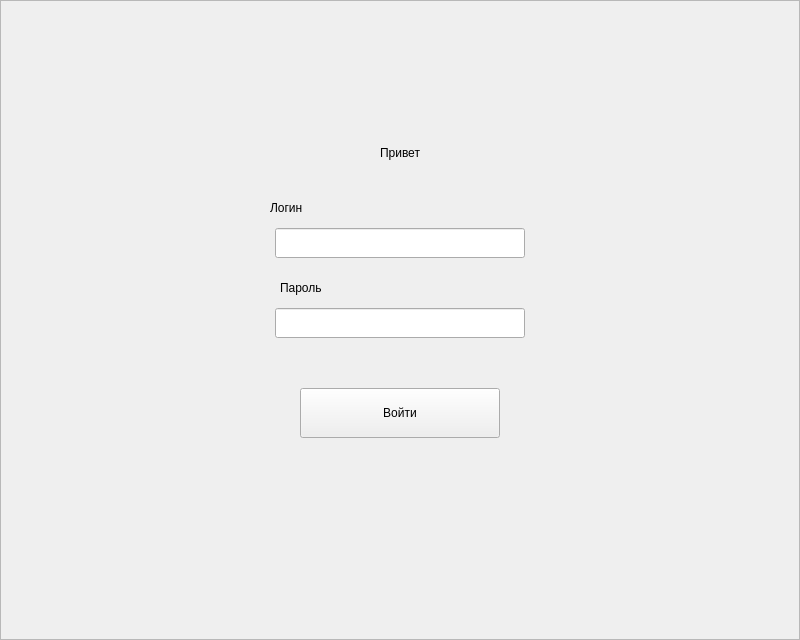
<?xml version="1.0" encoding="UTF-8"?>
<ui version="4.0">
 <class>Authorization</class>
 <widget class="QWidget" name="Authorization">
  <property name="geometry">
   <rect>
    <x>0</x>
    <y>0</y>
    <width>800</width>
    <height>640</height>
   </rect>
  </property>
  <property name="windowTitle">
   <string>Form</string>
  </property>
  <widget class="QFrame" name="main_frame">
   <property name="geometry">
    <rect>
     <x>0</x>
     <y>0</y>
     <width>800</width>
     <height>640</height>
    </rect>
   </property>
   <property name="frameShape">
    <enum>QFrame::StyledPanel</enum>
   </property>
   <property name="frameShadow">
    <enum>QFrame::Raised</enum>
   </property>
   <widget class="QLineEdit" name="login">
    <property name="geometry">
     <rect>
      <x>275</x>
      <y>228</y>
      <width>250</width>
      <height>30</height>
     </rect>
    </property>
    <property name="toolTip">
     <string>&lt;html&gt;&lt;head/&gt;&lt;body&gt;&lt;p&gt;&lt;br/&gt;&lt;/p&gt;&lt;/body&gt;&lt;/html&gt;</string>
    </property>
    <property name="whatsThis">
     <string>&lt;html&gt;&lt;head/&gt;&lt;body&gt;&lt;p&gt;&lt;br/&gt;&lt;/p&gt;&lt;/body&gt;&lt;/html&gt;</string>
    </property>
   </widget>
   <widget class="QPushButton" name="push_enter">
    <property name="geometry">
     <rect>
      <x>300</x>
      <y>388</y>
      <width>200</width>
      <height>50</height>
     </rect>
    </property>
    <property name="text">
     <string>Войти</string>
    </property>
   </widget>
   <widget class="QLabel" name="greeting">
    <property name="geometry">
     <rect>
      <x>250</x>
      <y>128</y>
      <width>300</width>
      <height>50</height>
     </rect>
    </property>
    <property name="text">
     <string>&lt;html&gt;&lt;head/&gt;&lt;body&gt;&lt;p align=&quot;center&quot;&gt;Привет&lt;/p&gt;&lt;/body&gt;&lt;/html&gt;</string>
    </property>
   </widget>
   <widget class="QLineEdit" name="password">
    <property name="geometry">
     <rect>
      <x>275</x>
      <y>308</y>
      <width>250</width>
      <height>30</height>
     </rect>
    </property>
    <property name="toolTip">
     <string>&lt;html&gt;&lt;head/&gt;&lt;body&gt;&lt;p&gt;&lt;br/&gt;&lt;/p&gt;&lt;/body&gt;&lt;/html&gt;</string>
    </property>
   </widget>
   <widget class="QLabel" name="login_label">
    <property name="geometry">
     <rect>
      <x>270</x>
      <y>200</y>
      <width>49</width>
      <height>16</height>
     </rect>
    </property>
    <property name="text">
     <string>Логин</string>
    </property>
   </widget>
   <widget class="QLabel" name="password_label">
    <property name="geometry">
     <rect>
      <x>280</x>
      <y>280</y>
      <width>49</width>
      <height>16</height>
     </rect>
    </property>
    <property name="text">
     <string>Пароль</string>
    </property>
   </widget>
  </widget>
 </widget>
 <resources/>
 <connections/>
</ui>
